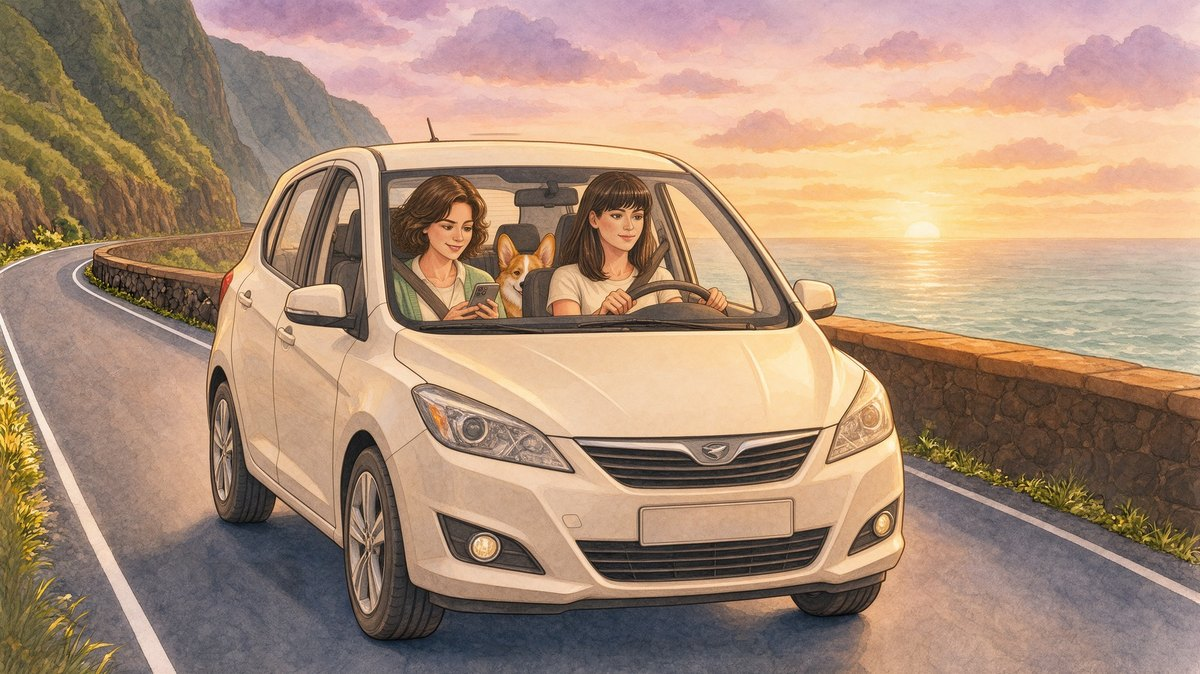
#> input picture docs/img/b7p8v4.jpg, 1200 x 674 px, found by its file name
$ python b7p8sea.py
#> lines starting #> are read from the running program, lines starting #| are printed output that depends on the picture; after the words box and inside, x2 and y2 are one past the last pixel; in counts of white or black regions, pixels touching at a corner belong together
### tools/core/frames.py
import json, os, re, numpy as np, cv2
from PIL import Image, ImageDraw, ImageFilter
S='/tmp/claude-0/-home-claude/c592c827-54c1-535b-90c3-a38173d9efc0/scratchpad/'
A=S+'artifact-files/87e1712e-5e90-4175-b828-2581544915d4/'; I=A+'img/'; M=S+'gen/masters/'
W,H=1600,898; K=W/1200
def load(name): return np.asarray(Image.open(M+name).convert('RGB'),np.float32)
#> called with name = 'b7p8v4.jpg'
#> in poly, `cv2.fillPoly(m, [np.array(p, np.int32)], 1)`:
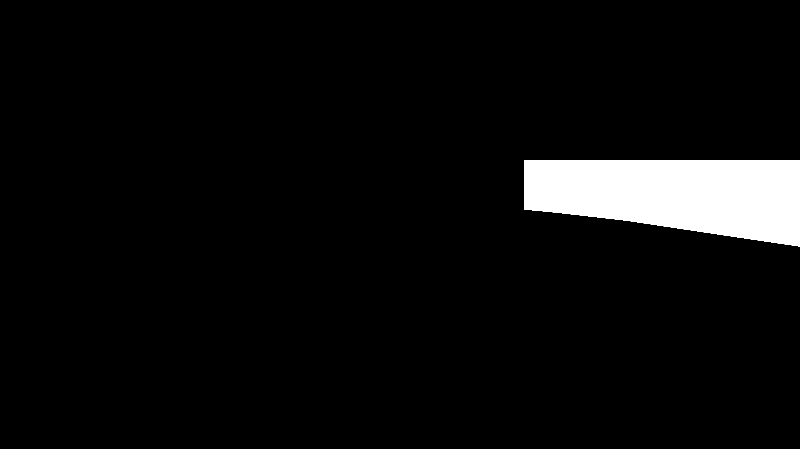
#> m: shape (898, 1600) (shown at 1/2 size); values 0 (black) and 1 (white), 5.1% white; 1 white region, box (x1, y1, x2, y2) and area: (1048, 320, 1600, 493) 73613
#> in poly (call 2), `cv2.fillPoly(m, [np.array(p, np.int32)], 1)`:
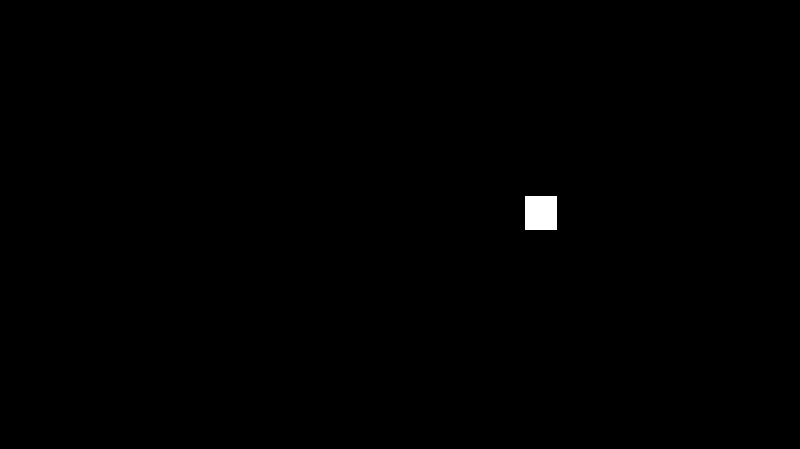
#> m: shape (898, 1600) (shown at 1/2 size); values 0 (black) and 1 (white), 0.3% white; 1 white region, box (x1, y1, x2, y2) and area: (1050, 392, 1114, 459) 4288
#> in poly (call 3), `cv2.fillPoly(m, [np.array(p, np.int32)], 1)`:
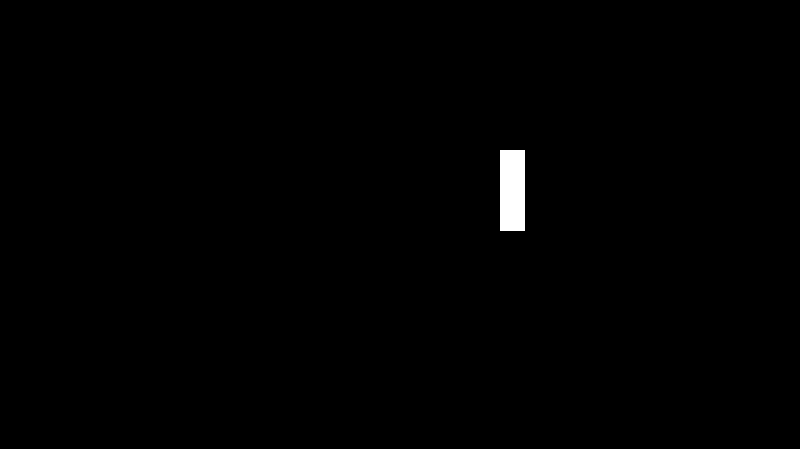
#> m: shape (898, 1600) (shown at 1/2 size); values 0 (black) and 1 (white), 0.56% white; 1 white region, box (x1, y1, x2, y2) and area: (1000, 300, 1050, 461) 8050
def rgb(p): return np.asarray(Image.open(p).convert('RGB').resize((W,H),Image.LANCZOS),np.float32)
# [4 lines left out: function poly_mask, not called in this run]
def soften(m,grow=3,blur=1.5):
    im=Image.fromarray((m*255).astype(np.uint8)).filter(ImageFilter.MedianFilter(5)).filter(ImageFilter.MinFilter(3)).filter(ImageFilter.MaxFilter(grow))
    return np.asarray(im.filter(ImageFilter.GaussianBlur(blur)),np.float32)/255
def lum(B): return B@np.float32([.299,.587,.114])
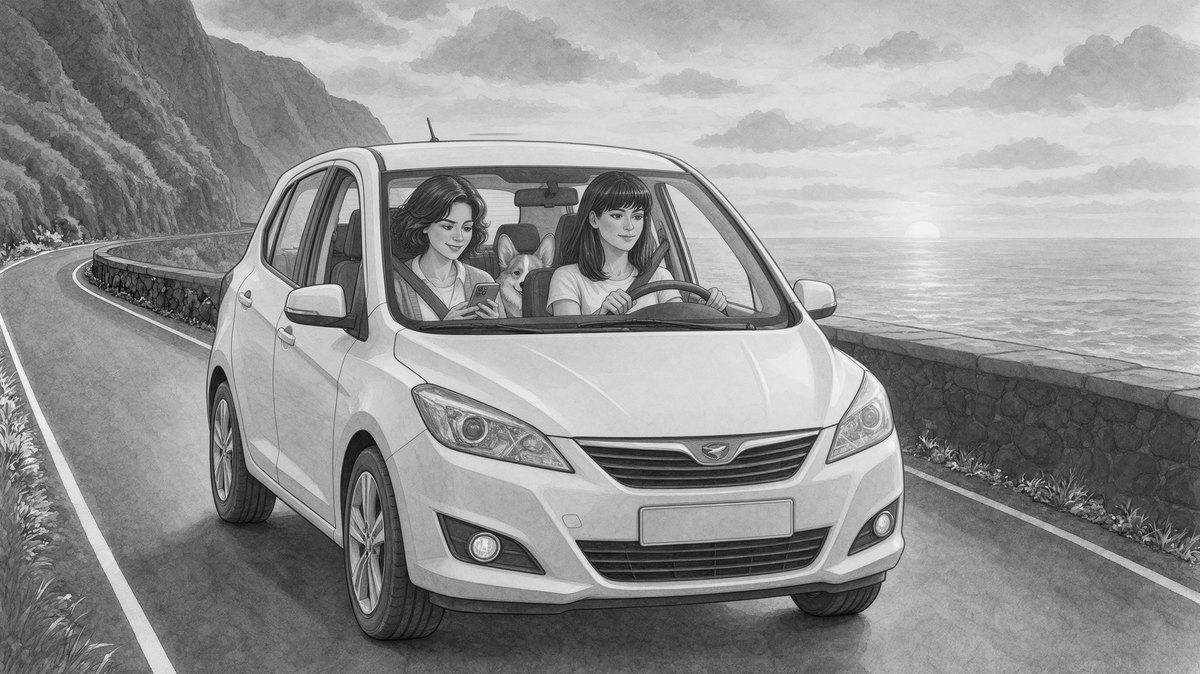
#> returned value: shape (674, 1200) float32; min 0.57, max 251.9, mean 148.1
def sat(B): return B.max(2)-B.min(2)
DIS=cv2.DISOpticalFlow_create(cv2.DISOPTICAL_FLOW_PRESET_MEDIUM)
G8=lambda a:cv2.cvtColor(np.clip(a,0,255).astype(np.uint8),cv2.COLOR_RGB2GRAY)
def flow(a,b): return DIS.calc(G8(a),G8(b),None)
GX,GY=np.meshgrid(np.arange(W,dtype=np.float32),np.arange(H,dtype=np.float32))
def warp(im,f,s): return cv2.remap(im,GX-s*f[...,0],GY-s*f[...,1],cv2.INTER_CUBIC,borderMode=cv2.BORDER_REFLECT)
def morph(a,b,s,fab=None,fba=None):
    fab=flow(a,b) if fab is None else fab; fba=flow(b,a) if fba is None else fba
    return (1-s)*warp(a,fab,s)+s*warp(b,fba,1-s)
# [6 lines left out: function cycle, not called in this run]
def water_cycle(B,variants,amp=.45,steps=7): return cycle([B]+[morph(B,v,amp) for v in variants],steps)
def shift(B,dx,dy): return cv2.remap(B,GX-dx,GY-dy,cv2.INTER_CUBIC,borderMode=cv2.BORDER_REFLECT)
# [6 lines left out: function fall_scroll, not called in this run]
def breathe(B,g,n=16,amp=.08):
    return [B*(1+amp*0.5*(1-np.cos(2*np.pi*i/n))*g)[...,None] for i in range(n)]
# [141 lines left out: functions twinkle, save, loop, insert, ripple, sway and 3 more, not called in this run]

### tools/core/b7p8sea.py
"""Book 7 page 8 (b7p8v3, car seen from the road ahead): the sea ripples, the setting sun glows softly."""
import sys, numpy as np, cv2
S='/tmp/claude-0/-home-claude/c592c827-54c1-535b-90c3-a38173d9efc0/scratchpad/'; sys.path.insert(0,S)
import frames as F, windfx
W,H=1600,898
B=F.load('b7p8v4.jpg')
def poly(*p):
    m=np.zeros((H,W),np.uint8); cv2.fillPoly(m,[np.array(p,np.int32)],1); return m
sea=poly((1048,320),(1600,320),(1600,492),(1450,470),(1250,440),(1110,424),(1048,418))
sea&=1-poly((1050,392),(1113,392),(1113,458),(1050,458))           # the wing mirror
sea&=1-poly((1000,300),(1049,300),(1049,460),(1000,460))           # the car's side pillar
#> (the run stopped early here; a loop or call above may not have finished)
